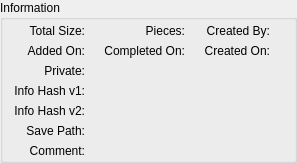
            <widget class="QGroupBox" name="groupInfosBox">
             <property name="title">
              <string>Information</string>
             </property>
             <layout class="QGridLayout" name="gridLayout">
              <property name="topMargin">
               <number>4</number>
              </property>
              <property name="bottomMargin">
               <number>2</number>
              </property>
              <item row="0" column="0">
               <widget class="QLabel" name="labelTotalSize">
                <property name="sizePolicy">
                 <sizepolicy hsizetype="Minimum" vsizetype="Preferred">
                  <horstretch>0</horstretch>
                  <verstretch>0</verstretch>
                 </sizepolicy>
                </property>
                <property name="text">
                 <string>Total Size:</string>
                </property>
                <property name="alignment">
                 <set>Qt::AlignmentFlag::AlignRight|Qt::AlignmentFlag::AlignTrailing|Qt::AlignmentFlag::AlignVCenter</set>
                </property>
               </widget>
              </item>
              <item row="0" column="1">
               <widget class="QLabel" name="labelTotalSizeVal">
                <property name="sizePolicy">
                 <sizepolicy hsizetype="Expanding" vsizetype="Preferred">
                  <horstretch>0</horstretch>
                  <verstretch>0</verstretch>
                 </sizepolicy>
                </property>
                <property name="textFormat">
                 <enum>Qt::TextFormat::PlainText</enum>
                </property>
               </widget>
              </item>
              <item row="0" column="2">
               <widget class="QLabel" name="labelTotalPieces">
                <property name="sizePolicy">
                 <sizepolicy hsizetype="Minimum" vsizetype="Preferred">
                  <horstretch>0</horstretch>
                  <verstretch>0</verstretch>
                 </sizepolicy>
                </property>
                <property name="text">
                 <string>Pieces:</string>
                </property>
                <property name="alignment">
                 <set>Qt::AlignmentFlag::AlignRight|Qt::AlignmentFlag::AlignTrailing|Qt::AlignmentFlag::AlignVCenter</set>
                </property>
               </widget>
              </item>
              <item row="0" column="3">
               <widget class="QLabel" name="labelTotalPiecesVal">
                <property name="sizePolicy">
                 <sizepolicy hsizetype="Expanding" vsizetype="Preferred">
                  <horstretch>0</horstretch>
                  <verstretch>0</verstretch>
                 </sizepolicy>
                </property>
                <property name="textFormat">
                 <enum>Qt::TextFormat::PlainText</enum>
                </property>
               </widget>
              </item>
              <item row="0" column="4">
               <widget class="QLabel" name="labelCreatedBy">
                <property name="sizePolicy">
                 <sizepolicy hsizetype="Minimum" vsizetype="Preferred">
                  <horstretch>0</horstretch>
                  <verstretch>0</verstretch>
                 </sizepolicy>
                </property>
                <property name="text">
                 <string>Created By:</string>
                </property>
                <property name="alignment">
                 <set>Qt::AlignmentFlag::AlignRight|Qt::AlignmentFlag::AlignTrailing|Qt::AlignmentFlag::AlignVCenter</set>
                </property>
               </widget>
              </item>
              <item row="0" column="5">
               <widget class="QLabel" name="labelCreatedByVal">
                <property name="sizePolicy">
                 <sizepolicy hsizetype="Expanding" vsizetype="Preferred">
                  <horstretch>0</horstretch>
                  <verstretch>0</verstretch>
                 </sizepolicy>
                </property>
                <property name="textFormat">
                 <enum>Qt::TextFormat::PlainText</enum>
                </property>
               </widget>
              </item>
              <item row="1" column="0">
               <widget class="QLabel" name="labelAddedOn">
                <property name="sizePolicy">
                 <sizepolicy hsizetype="Minimum" vsizetype="Preferred">
                  <horstretch>0</horstretch>
                  <verstretch>0</verstretch>
                 </sizepolicy>
                </property>
                <property name="text">
                 <string>Added On:</string>
                </property>
                <property name="alignment">
                 <set>Qt::AlignmentFlag::AlignRight|Qt::AlignmentFlag::AlignTrailing|Qt::AlignmentFlag::AlignVCenter</set>
                </property>
               </widget>
              </item>
              <item row="1" column="1">
               <widget class="QLabel" name="labelAddedOnVal">
                <property name="sizePolicy">
                 <sizepolicy hsizetype="Expanding" vsizetype="Preferred">
                  <horstretch>0</horstretch>
                  <verstretch>0</verstretch>
                 </sizepolicy>
                </property>
                <property name="textFormat">
                 <enum>Qt::TextFormat::PlainText</enum>
                </property>
               </widget>
              </item>
              <item row="1" column="2">
               <widget class="QLabel" name="labelCompletedOn">
                <property name="sizePolicy">
                 <sizepolicy hsizetype="Minimum" vsizetype="Preferred">
                  <horstretch>0</horstretch>
                  <verstretch>0</verstretch>
                 </sizepolicy>
                </property>
                <property name="text">
                 <string>Completed On:</string>
                </property>
                <property name="alignment">
                 <set>Qt::AlignmentFlag::AlignRight|Qt::AlignmentFlag::AlignTrailing|Qt::AlignmentFlag::AlignVCenter</set>
                </property>
               </widget>
              </item>
              <item row="1" column="3">
               <widget class="QLabel" name="labelCompletedOnVal">
                <property name="sizePolicy">
                 <sizepolicy hsizetype="Expanding" vsizetype="Preferred">
                  <horstretch>0</horstretch>
                  <verstretch>0</verstretch>
                 </sizepolicy>
                </property>
                <property name="textFormat">
                 <enum>Qt::TextFormat::PlainText</enum>
                </property>
               </widget>
              </item>
              <item row="1" column="4">
               <widget class="QLabel" name="labelCreatedOn">
                <property name="sizePolicy">
                 <sizepolicy hsizetype="Minimum" vsizetype="Preferred">
                  <horstretch>0</horstretch>
                  <verstretch>0</verstretch>
                 </sizepolicy>
                </property>
                <property name="text">
                 <string>Created On:</string>
                </property>
                <property name="alignment">
                 <set>Qt::AlignmentFlag::AlignRight|Qt::AlignmentFlag::AlignTrailing|Qt::AlignmentFlag::AlignVCenter</set>
                </property>
               </widget>
              </item>
              <item row="1" column="5">
               <widget class="QLabel" name="labelCreatedOnVal">
                <property name="sizePolicy">
                 <sizepolicy hsizetype="Expanding" vsizetype="Preferred">
                  <horstretch>0</horstretch>
                  <verstretch>0</verstretch>
                 </sizepolicy>
                </property>
                <property name="textFormat">
                 <enum>Qt::TextFormat::PlainText</enum>
                </property>
               </widget>
              </item>
              <item row="2" column="0">
               <widget class="QLabel" name="labelPrivate">
                <property name="sizePolicy">
                 <sizepolicy hsizetype="Minimum" vsizetype="Preferred">
                  <horstretch>0</horstretch>
                  <verstretch>0</verstretch>
                 </sizepolicy>
                </property>
                <property name="text">
                 <string>Private:</string>
                </property>
                <property name="alignment">
                 <set>Qt::AlignmentFlag::AlignRight|Qt::AlignmentFlag::AlignTrailing|Qt::AlignmentFlag::AlignVCenter</set>
                </property>
               </widget>
              </item>
              <item row="2" column="1" colspan="5">
               <widget class="QLabel" name="labelPrivateVal">
                <property name="sizePolicy">
                 <sizepolicy hsizetype="Expanding" vsizetype="Preferred">
                  <horstretch>0</horstretch>
                  <verstretch>0</verstretch>
                 </sizepolicy>
                </property>
                <property name="textFormat">
                 <enum>Qt::TextFormat::PlainText</enum>
                </property>
                <property name="textInteractionFlags">
                 <set>Qt::TextInteractionFlag::TextSelectableByMouse</set>
                </property>
               </widget>
              </item>
              <item row="3" column="0">
               <widget class="QLabel" name="labelInfohash1">
                <property name="sizePolicy">
                 <sizepolicy hsizetype="Minimum" vsizetype="Preferred">
                  <horstretch>0</horstretch>
                  <verstretch>0</verstretch>
                 </sizepolicy>
                </property>
                <property name="text">
                 <string>Info Hash v1:</string>
                </property>
                <property name="alignment">
                 <set>Qt::AlignmentFlag::AlignRight|Qt::AlignmentFlag::AlignTrailing|Qt::AlignmentFlag::AlignVCenter</set>
                </property>
               </widget>
              </item>
              <item row="3" column="1" colspan="5">
               <widget class="QLabel" name="labelInfohash1Val">
                <property name="sizePolicy">
                 <sizepolicy hsizetype="Expanding" vsizetype="Preferred">
                  <horstretch>0</horstretch>
                  <verstretch>0</verstretch>
                 </sizepolicy>
                </property>
                <property name="textFormat">
                 <enum>Qt::TextFormat::PlainText</enum>
                </property>
                <property name="textInteractionFlags">
                 <set>Qt::TextInteractionFlag::TextSelectableByMouse</set>
                </property>
               </widget>
              </item>
              <item row="4" column="0">
               <widget class="QLabel" name="labelInfohash2">
                <property name="sizePolicy">
                 <sizepolicy hsizetype="Minimum" vsizetype="Preferred">
                  <horstretch>0</horstretch>
                  <verstretch>0</verstretch>
                 </sizepolicy>
                </property>
                <property name="text">
                 <string>Info Hash v2:</string>
                </property>
                <property name="alignment">
                 <set>Qt::AlignmentFlag::AlignRight|Qt::AlignmentFlag::AlignTrailing|Qt::AlignmentFlag::AlignVCenter</set>
                </property>
               </widget>
              </item>
              <item row="4" column="1" colspan="5">
               <widget class="QLabel" name="labelInfohash2Val">
                <property name="sizePolicy">
                 <sizepolicy hsizetype="Expanding" vsizetype="Preferred">
                  <horstretch>0</horstretch>
                  <verstretch>0</verstretch>
                 </sizepolicy>
                </property>
                <property name="textFormat">
                 <enum>Qt::TextFormat::PlainText</enum>
                </property>
                <property name="textInteractionFlags">
                 <set>Qt::TextInteractionFlag::TextSelectableByMouse</set>
                </property>
               </widget>
              </item>
              <item row="5" column="0">
               <widget class="QLabel" name="labelSavePath">
                <property name="sizePolicy">
                 <sizepolicy hsizetype="Minimum" vsizetype="Preferred">
                  <horstretch>0</horstretch>
                  <verstretch>0</verstretch>
                 </sizepolicy>
                </property>
                <property name="text">
                 <string>Save Path:</string>
                </property>
                <property name="alignment">
                 <set>Qt::AlignmentFlag::AlignRight|Qt::AlignmentFlag::AlignTop|Qt::AlignmentFlag::AlignTrailing</set>
                </property>
               </widget>
              </item>
              <item row="5" column="1" colspan="5">
               <widget class="QLabel" name="labelSavePathVal">
                <property name="sizePolicy">
                 <sizepolicy hsizetype="Expanding" vsizetype="Preferred">
                  <horstretch>0</horstretch>
                  <verstretch>0</verstretch>
                 </sizepolicy>
                </property>
                <property name="textFormat">
                 <enum>Qt::TextFormat::PlainText</enum>
                </property>
                <property name="wordWrap">
                 <bool>true</bool>
                </property>
                <property name="textInteractionFlags">
                 <set>Qt::TextInteractionFlag::TextSelectableByMouse</set>
                </property>
               </widget>
              </item>
              <item row="6" column="0">
               <widget class="QLabel" name="labelComment">
                <property name="sizePolicy">
                 <sizepolicy hsizetype="Minimum" vsizetype="Preferred">
                  <horstretch>0</horstretch>
                  <verstretch>0</verstretch>
                 </sizepolicy>
                </property>
                <property name="text">
                 <string>Comment:</string>
                </property>
                <property name="alignment">
                 <set>Qt::AlignmentFlag::AlignRight|Qt::AlignmentFlag::AlignTop|Qt::AlignmentFlag::AlignTrailing</set>
                </property>
               </widget>
              </item>
              <item row="6" column="1" colspan="5">
               <widget class="QLabel" name="labelCommentVal">
                <property name="sizePolicy">
                 <sizepolicy hsizetype="Expanding" vsizetype="Expanding">
                  <horstretch>0</horstretch>
                  <verstretch>0</verstretch>
                 </sizepolicy>
                </property>
                <property name="textFormat">
                 <enum>Qt::TextFormat::RichText</enum>
                </property>
                <property name="alignment">
                 <set>Qt::AlignmentFlag::AlignLeading|Qt::AlignmentFlag::AlignLeft|Qt::AlignmentFlag::AlignTop</set>
                </property>
                <property name="wordWrap">
                 <bool>true</bool>
                </property>
                <property name="openExternalLinks">
                 <bool>true</bool>
                </property>
                <property name="textInteractionFlags">
                 <set>Qt::TextInteractionFlag::TextBrowserInteraction</set>
                </property>
                <property name="openLinks" stdset="0">
                 <bool>true</bool>
                </property>
               </widget>
              </item>
             </layout>
            </widget>
